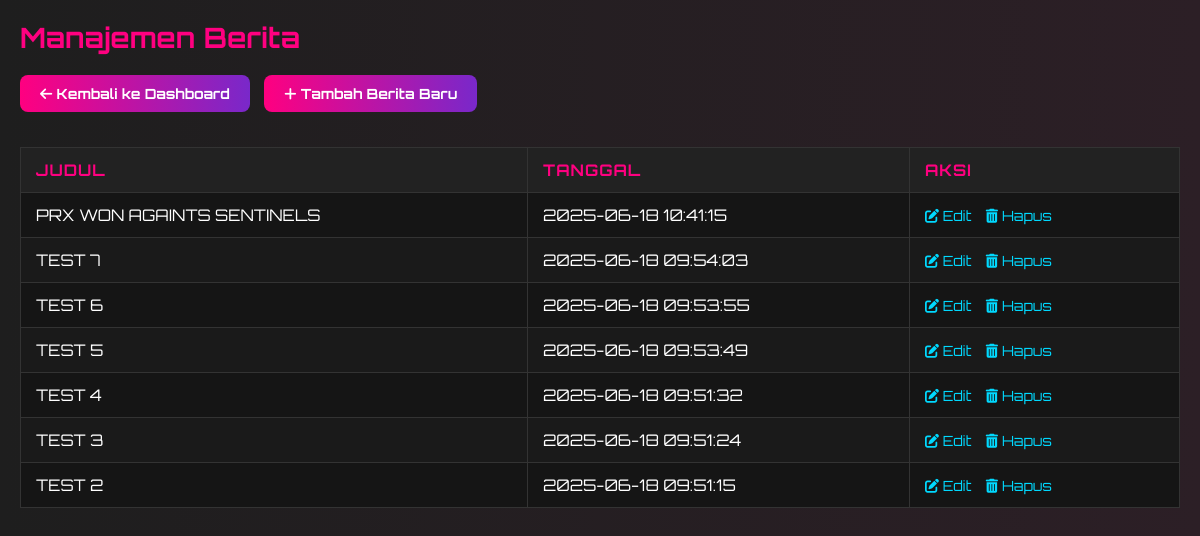
Screenshot of /adminNews.php (signed in) with the database file from the repository.
### tables this page shows
CREATE TABLE `news` (
  `id_news` int(11) NOT NULL,
  `title` varchar(255) NOT NULL,
  `content` text NOT NULL,
  `image` varchar(255) DEFAULT NULL,
  `published_at` datetime DEFAULT current_timestamp(),
  `updated_at` datetime DEFAULT current_timestamp() ON UPDATE current_timestamp()
);

### adminNews.php (the view, shortened to what this page needs)
<?php
include 'koneksiDB.php';
$news = $conn->query("SELECT * FROM news ORDER BY published_at DESC");
?>
<!DOCTYPE html>
<html lang="id">
<head>
    <link rel="stylesheet" href="style.css">
    <link rel="stylesheet" href="https://cdnjs.cloudflare.com/ajax/libs/font-awesome/6.5.0/css/all.min.css">
</head>
<body>
    <h2>Manajemen Berita</h2>
    <a href="admin_dashboard.php" class="btn-back"><i class="fas fa-arrow-left"></i> Kembali ke Dashboard</a>
    <a href="tambah_news.php" class="btn-add"><i class="fas fa-plus"></i> Tambah Berita Baru</a>
    <table>
        <tr>
            <th>Judul</th>
            <th>Tanggal</th>
            <th>Aksi</th>
        </tr>
        <?php while ($n = $news->fetch_assoc()): ?>
            <tr>
                <td><?= htmlspecialchars($n['title']) ?></td>
                <td><?= $n['published_at'] ?></td>
                <td class="action-links">
                    <a href="edit_news.php?id=<?= $n['id_news'] ?>"><i class="fas fa-edit"></i> Edit</a>
                    <a href="hapus_news.php?id=<?= $n['id_news'] ?>" onclick="return confirm('Yakin ingin menghapus berita ini?')">
                        <i class="fas fa-trash-alt"></i> Hapus
                    </a>
                </td>
            </tr>
        <?php endwhile; ?>
    </table>
</body>
</html>

### style/style.css (style rules this page uses)
* { margin: 0; padding: 0; box-sizing: border-box; }
body { font-family: 'Orbitron', sans-serif; background: linear-gradient(to right, #1e1e1e, #2c1f26); color: #fff; }

### adminNews.php (style rules this page uses)
body { background-color: #0d0d0d; color: white; font-family: 'Orbitron', sans-serif; padding: 20px; }
h2 { font-size: 28px; margin-bottom: 20px; color: #ff0080; }
a { text-decoration: none; color: #00d9ff; transition: color 0.3s; }
table { width: 100%; border-collapse: collapse; background-color: #1a1a1a; margin-top: 20px; border: 1px solid #333; }
th, td { border: 1px solid #333; padding: 12px 15px; text-align: left; }
th { background-color: #222; color: #ff0080; text-transform: uppercase; letter-spacing: 1px; }
tr:nth-child(even) { background-color: #151515; }
.btn-add, .btn-back { display: inline-block; margin-bottom: 15px; background: linear-gradient(90deg, #ff0080, #7928ca); color: white; padding: 10px 20px; border-radius: 8px; font-weight: bold; font-size: 14px; margin-right: 10px; }
.action-links a { margin-right: 10px; font-size: 14px; }

### rows the page displays
news: title "PRX WON AGAINTS SENTINELS", published_at "2025-06-18 10:41:15"
news: title "TEST 7", published_at "2025-06-18 09:54:03"
news: title "TEST 6", published_at "2025-06-18 09:53:55"
news: title "TEST 5", published_at "2025-06-18 09:53:49"
news: title "TEST 4", published_at "2025-06-18 09:51:32"
news: title "TEST 3", published_at "2025-06-18 09:51:24"
news: title "TEST 2", published_at "2025-06-18 09:51:15"
